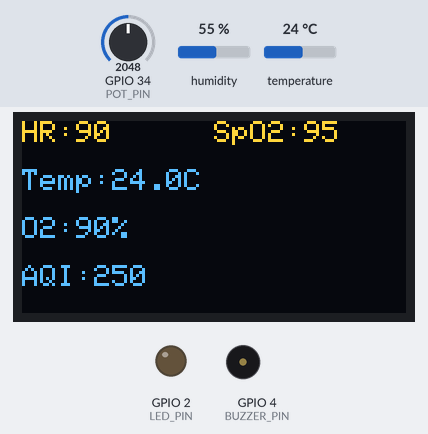
A sketch run on a simulated ESP32. Shown: 128×64 one-colour display, output pins drawn as LEDs (lit = HIGH), buzzer (waves = sounding). The test bench sets the inputs (shaded band); at power-on: temperature 24 °C, GPIO 34 (POT_PIN) = 2048, humidity 55 %. The OLED is the two-colour kind (top 16 rows yellow); what the sketch prints to the serial monitor is not drawn.

Above: at 2.7 s.
2.8 s: temperature set to 37.3 °C
At 7.4 s:
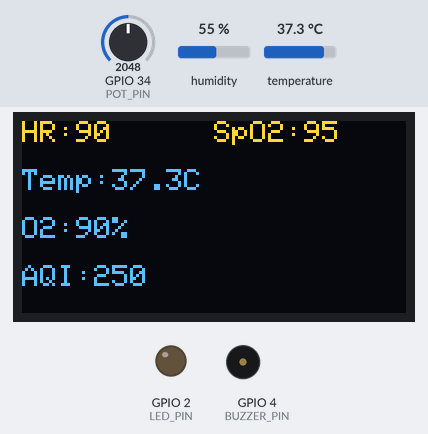
8.6 s: temperature set to 38.8 °C
At 12.6 s:
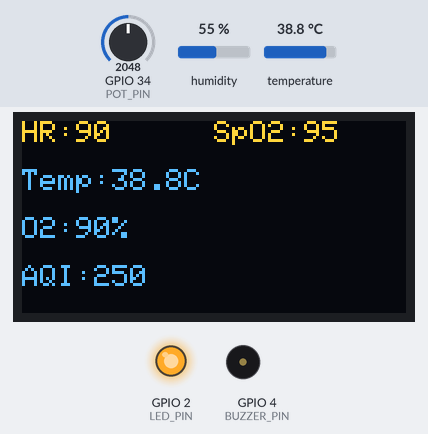
18.9 s: GPIO 34 (POT_PIN) set to 2866
At 24.2 s:
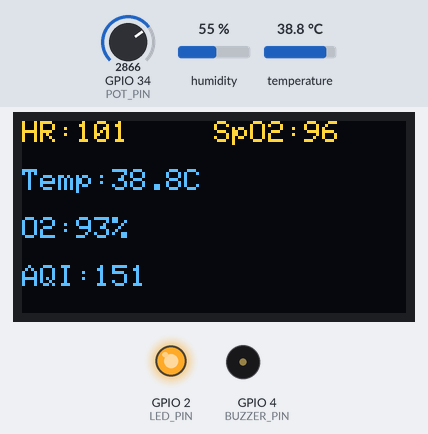
29.3 s: GPIO 34 (POT_PIN) set to 3603
At 34.6 s:
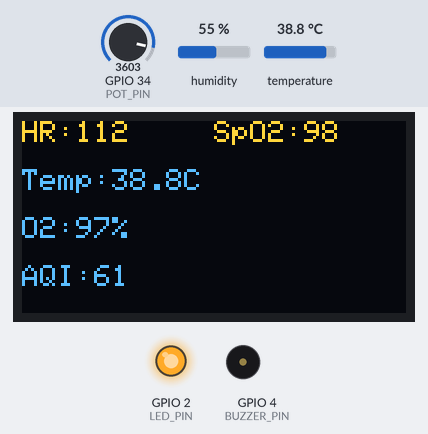
39.8 s: temperature set to 12 °C
At 44.8 s:
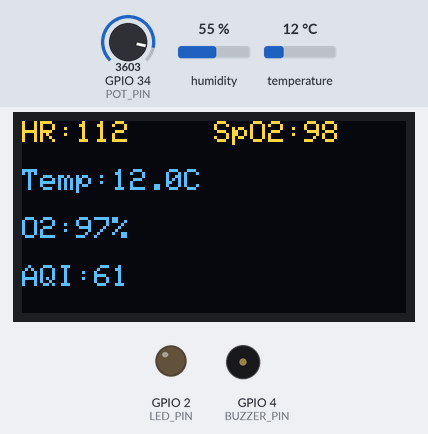
45.6 s: GPIO 34 (POT_PIN) set to 4095
At 49.9 s:
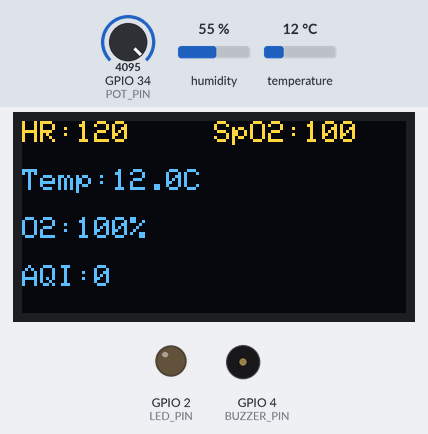
Timing chart, 0 to 51.4 s (numbered marks = the images above; inputs shaded):
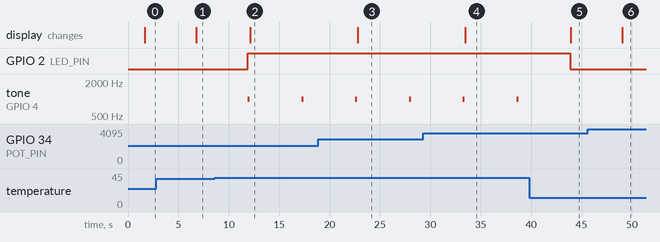

Measured:
- the behaviour switches between 38 and 38.1 °C on temperature (found by bisection; images 1 and 2)
- after the input at 2.8 s, the display: changes after 4.0 s (image 1)
- after the input at 8.6 s, GPIO 2 (LED_PIN): LOW → HIGH after 3.3 s; tone on GPIO 4 (BUZZER_PIN): alternates 1000 Hz for 0.20 s and silent for 5.1 s, starting after 3.3 s; the display: changes after 3.5 s (image 2)
- after the input at 18.9 s, the display: changes after 3.9 s (image 3)
- after the input at 29.3 s, the display: changes after 4.2 s (image 4)
- after the input at 39.8 s, GPIO 2 (LED_PIN): HIGH → LOW after 4.1 s; tone on GPIO 4 (BUZZER_PIN): stays silent (without the input it goes to 1000 Hz after 4.1 s); the display: changes after 4.1 s (image 5)
- after the input at 45.6 s, the display: changes after 3.4 s (image 6)

The sketch:

sketch.ino
```cpp
#include "AdafruitIO_WiFi.h"
#include <Wire.h>
#include <Adafruit_GFX.h>
#include <Adafruit_SSD1306.h>
#include <DHT.h>

// Adafruit IO Credentials

#define IO_USERNAME "user"
#define IO_KEY "key"

// Adafruit IO Connection

AdafruitIO_WiFi io(
  IO_USERNAME,
  IO_KEY,
  "Wokwi-GUEST",
  ""
);

// Feeds

AdafruitIO_Feed *heartRate = io.feed("heart-rate");
AdafruitIO_Feed *spo2 = io.feed("spo2");
AdafruitIO_Feed *bodyTemp = io.feed("body-temp");

AdafruitIO_Feed *roomTemp = io.feed("room-temp");
AdafruitIO_Feed *oxygenLevel = io.feed("oxygen-level");
AdafruitIO_Feed *aqiFeed = io.feed("aqi");

// OLED

#define SCREEN_WIDTH 128
#define SCREEN_HEIGHT 64

Adafruit_SSD1306 display(
  SCREEN_WIDTH,
  SCREEN_HEIGHT,
  &Wire,
  -1
);

// DHT22

#define DHTPIN 15
#define DHTTYPE DHT22

DHT dht(DHTPIN, DHTTYPE);

// Pins

#define POT_PIN 34
#define LED_PIN 2
#define BUZZER_PIN 4

// Setup

void setup() {

  Serial.begin(115200);

  pinMode(LED_PIN, OUTPUT);
  pinMode(BUZZER_PIN, OUTPUT);

  dht.begin();

  if (!display.begin(SSD1306_SWITCHCAPVCC, 0x3C)) {
    Serial.println("OLED Failed");
    while (true);
  }

  display.clearDisplay();
  display.setTextColor(SSD1306_WHITE);

  Serial.println("Connecting to Adafruit IO...");

  io.connect();

  while (io.status() < AIO_CONNECTED) {
    Serial.print(".");
    delay(500);
  }

  Serial.println();
  Serial.println("Connected!");
}

// Loop

void loop()
 {

  io.run();

  float temp = dht.readTemperature();

  if (isnan(temp)) {
    temp = 25.0;
  }

  int potValue = analogRead(POT_PIN);

  int oxygen = map(potValue, 0, 4095, 80, 100);
  int aqi = map(potValue, 0, 4095, 500, 0);

  int heart = map(potValue, 0, 4095, 60, 120);
  int spo2Value = map(potValue, 0, 4095, 90, 100);

  // Publish to Adafruit IO

  heartRate->save(heart);
  spo2->save(spo2Value);
  bodyTemp->save(temp);

  roomTemp->save(temp);
  oxygenLevel->save(oxygen);
  aqiFeed->save(aqi);

  // Alerts

  bool alert = false;

  if (temp > 38) alert = true;
  if (oxygen < 85) alert = true;
  if (aqi > 300) alert = true;

  if (alert) {

    digitalWrite(LED_PIN, HIGH);

    tone(BUZZER_PIN, 1000);
    delay(200);
    noTone(BUZZER_PIN);

  } else {

    digitalWrite(LED_PIN, LOW);
  }

  // OLED Display

  display.clearDisplay();

  display.setTextSize(1);

  display.setCursor(0, 0);
  display.print("HR:");
  display.print(heart);

  display.setCursor(64, 0);
  display.print("SpO2:");
  display.print(spo2Value);

  display.setCursor(0, 16);
  display.print("Temp:");
  display.print(temp, 1);
  display.print("C");

  display.setCursor(0, 32);
  display.print("O2:");
  display.print(oxygen);
  display.print("%");

  display.setCursor(0, 48);
  display.print("AQI:");
  display.print(aqi);

  display.display();

  // Serial Monitor

  Serial.print("HR=");
  Serial.print(heart);

  Serial.print(" BPM | SpO2=");
  Serial.print(spo2Value);

  Serial.print("% | Temp=");
  Serial.print(temp);

  Serial.print("C | O2=");
  Serial.print(oxygen);

  Serial.print("% | AQI=");
  Serial.println(aqi);

  delay(5000);
}
```
